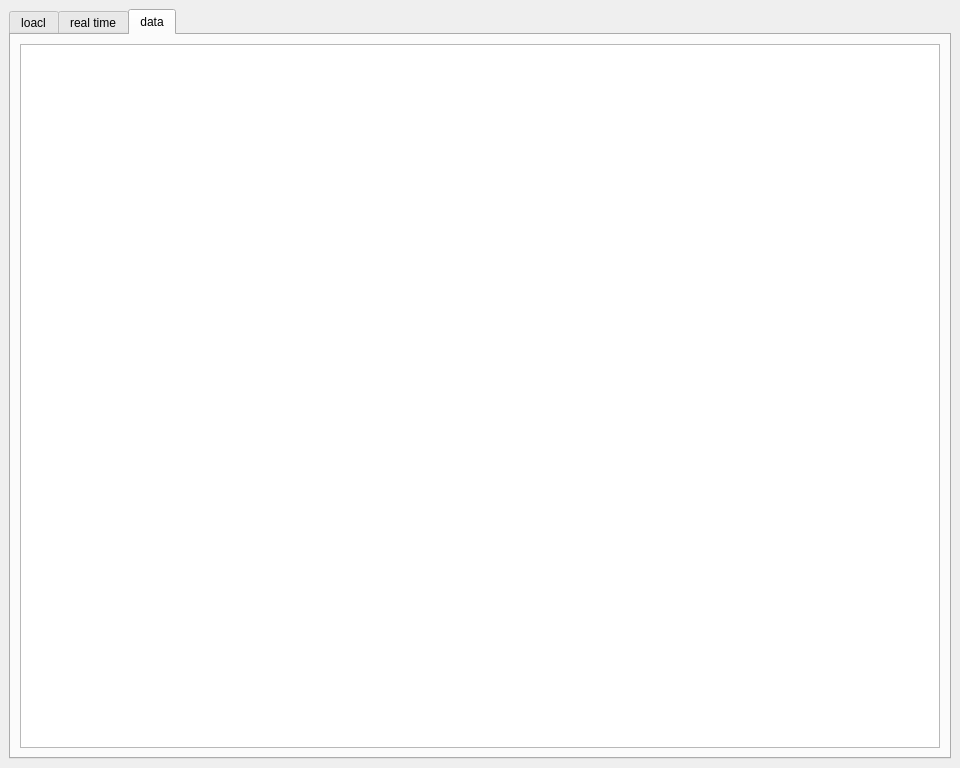
<?xml version="1.0" encoding="UTF-8"?>
<ui version="4.0">
 <class>MainWindow</class>
 <widget class="QMainWindow" name="MainWindow">
  <property name="geometry">
   <rect>
    <x>0</x>
    <y>0</y>
    <width>960</width>
    <height>768</height>
   </rect>
  </property>
  <property name="windowTitle">
   <string>MainWindow</string>
  </property>
  <widget class="QWidget" name="centralwidget">
   <layout class="QHBoxLayout" name="horizontalLayout_4">
    <item>
     <layout class="QHBoxLayout" name="horizontalLayout_3">
      <item>
       <widget class="QTabWidget" name="tabWidget">
        <property name="currentIndex">
         <number>2</number>
        </property>
        <widget class="QWidget" name="View">
         <attribute name="title">
          <string>loacl</string>
         </attribute>
         <widget class="QLabel" name="media_windows">
          <property name="geometry">
           <rect>
            <x>340</x>
            <y>50</y>
            <width>720</width>
            <height>540</height>
           </rect>
          </property>
          <property name="text">
           <string/>
          </property>
         </widget>
         <widget class="QWidget" name="horizontalLayoutWidget">
          <property name="geometry">
           <rect>
            <x>340</x>
            <y>630</y>
            <width>541</width>
            <height>61</height>
           </rect>
          </property>
          <layout class="QHBoxLayout" name="horizontalLayout">
           <item>
            <widget class="QPushButton" name="Button_start">
             <property name="text">
              <string>start</string>
             </property>
            </widget>
           </item>
           <item>
            <widget class="QPushButton" name="Button_pause">
             <property name="text">
              <string>pause</string>
             </property>
            </widget>
           </item>
           <item>
            <widget class="QPushButton" name="Button_load">
             <property name="text">
              <string>Load_local_data</string>
             </property>
            </widget>
           </item>
          </layout>
         </widget>
         <widget class="QLabel" name="massage">
          <property name="geometry">
           <rect>
            <x>20</x>
            <y>620</y>
            <width>281</width>
            <height>51</height>
           </rect>
          </property>
          <property name="text">
           <string/>
          </property>
         </widget>
         <widget class="QListWidget" name="files_list">
          <property name="geometry">
           <rect>
            <x>10</x>
            <y>50</y>
            <width>241</width>
            <height>481</height>
           </rect>
          </property>
         </widget>
         <widget class="QLabel" name="label">
          <property name="geometry">
           <rect>
            <x>340</x>
            <y>20</y>
            <width>41</width>
            <height>21</height>
           </rect>
          </property>
          <property name="text">
           <string>View</string>
          </property>
         </widget>
         <widget class="QLabel" name="label_2">
          <property name="geometry">
           <rect>
            <x>20</x>
            <y>580</y>
            <width>121</width>
            <height>21</height>
           </rect>
          </property>
          <property name="text">
           <string>massage</string>
          </property>
         </widget>
        </widget>
        <widget class="QWidget" name="tab_2">
         <attribute name="title">
          <string>real time</string>
         </attribute>
         <layout class="QHBoxLayout" name="horizontalLayout_6">
          <item>
           <layout class="QVBoxLayout" name="verticalLayout" stretch="0,1,0,0">
            <item>
             <widget class="QLabel" name="label_4">
              <property name="text">
               <string>Real time video streaming</string>
              </property>
             </widget>
            </item>
            <item>
             <widget class="QLabel" name="media_windows2">
              <property name="text">
               <string/>
              </property>
             </widget>
            </item>
            <item>
             <widget class="QLabel" name="massage2">
              <property name="text">
               <string/>
              </property>
             </widget>
            </item>
            <item>
             <widget class="QPushButton" name="Button_receive">
              <property name="text">
               <string>receive in real time</string>
              </property>
             </widget>
            </item>
           </layout>
          </item>
         </layout>
        </widget>
        <widget class="QWidget" name="tab">
         <attribute name="title">
          <string>data</string>
         </attribute>
         <layout class="QHBoxLayout" name="horizontalLayout_5">
          <item>
           <layout class="QHBoxLayout" name="horizontalLayout_2">
            <item>
             <widget class="QTableView" name="info_tbview"/>
            </item>
           </layout>
          </item>
         </layout>
        </widget>
       </widget>
      </item>
     </layout>
    </item>
   </layout>
  </widget>
 </widget>
 <resources/>
 <connections/>
</ui>
